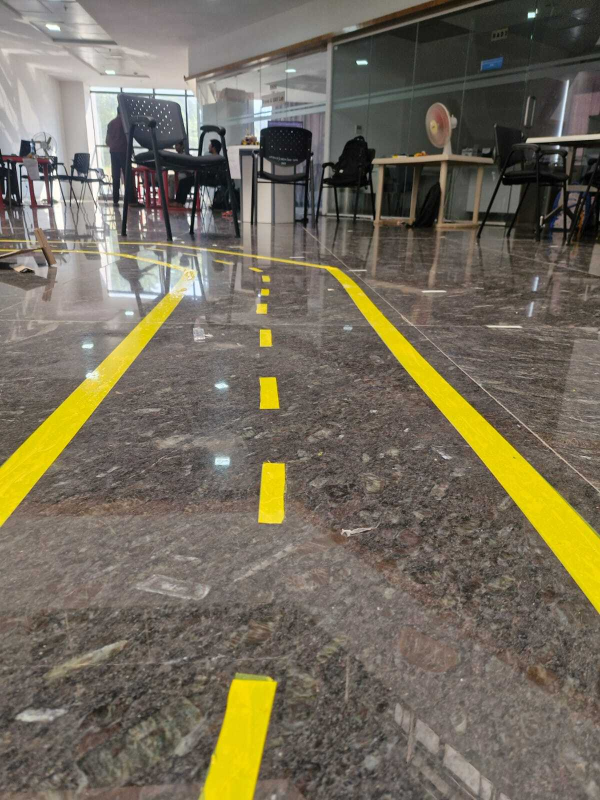
#> input picture sample.jpg, 1200 x 1600 px (shown at 1/2 size)
$ python lane1.py
#> lines starting #> are read from the running program, lines starting #| are printed output that depends on the picture; after the words box and inside, x2 and y2 are one past the last pixel; in counts of white or black regions, pixels touching at a corner belong together
#> further down, image is the input picture: shape (1600, 1200, 3); mean B, G, R 91.3, 108, 115.3
import cv2
import numpy as np
import matplotlib.pyplot as plt


def canny(image):
    gray = cv2.cvtColor(image, cv2.COLOR_RGB2GRAY)
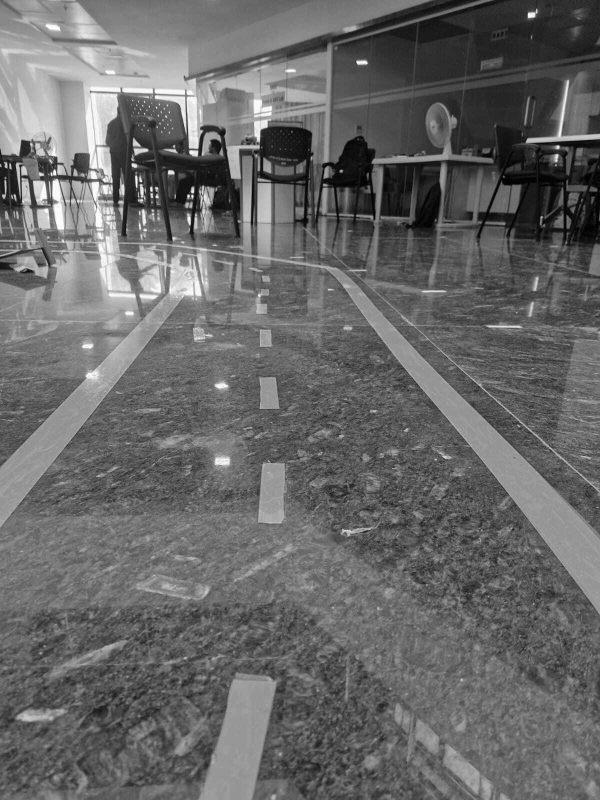
#> gray: shape (1600, 1200) (shown at 1/2 size); min 0, max 255, mean 103.8
    blur = cv2.GaussianBlur(gray, (5, 5), 0)
    plt.imshow(blur)
    canny = cv2.Canny(blur, 100, 320)
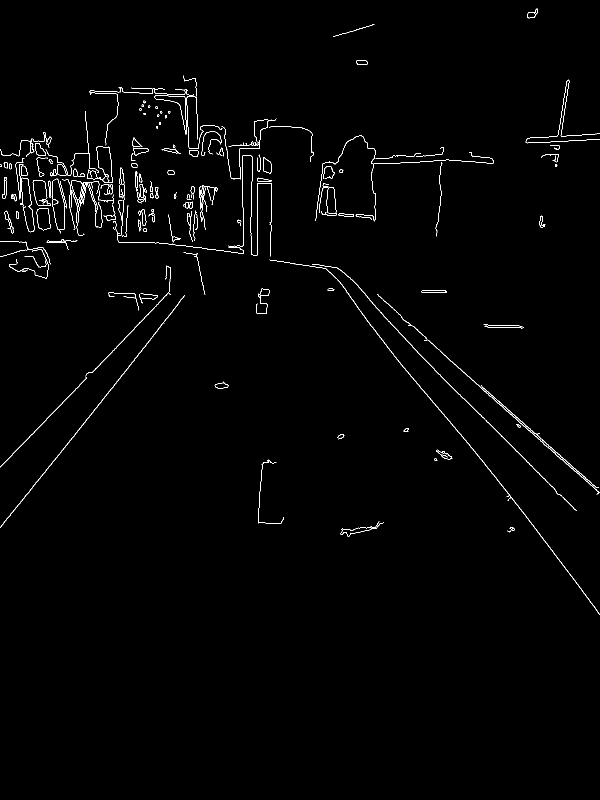
#> canny: shape (1600, 1200) (shown at 1/2 size); 1.1% white in thin lines or dots, all inside (x1, y1, x2, y2) = (0, 17, 1200, 1229)
    return canny


def region_of_interset(image):
    height, width = image.shape[0], image.shape[1]
#> height = 1600; width = 1200
    polygons = np.array([[(0, 600), (width, 600), (width, 1300), (0, 1300)]])
    mask = np.zeros_like(image)
    cv2.fillPoly(mask, polygons, 255)
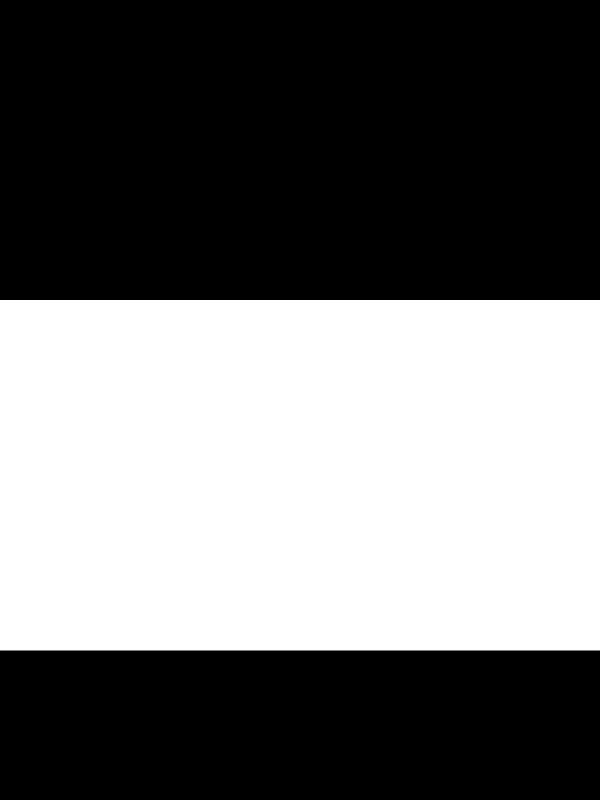
#> mask: shape (1600, 1200) (shown at 1/2 size); 43.8% white; 1 white region, box (x1, y1, x2, y2) and area: (0, 600, 1200, 1301) 841200
    masked_image = cv2.bitwise_and(image, mask)
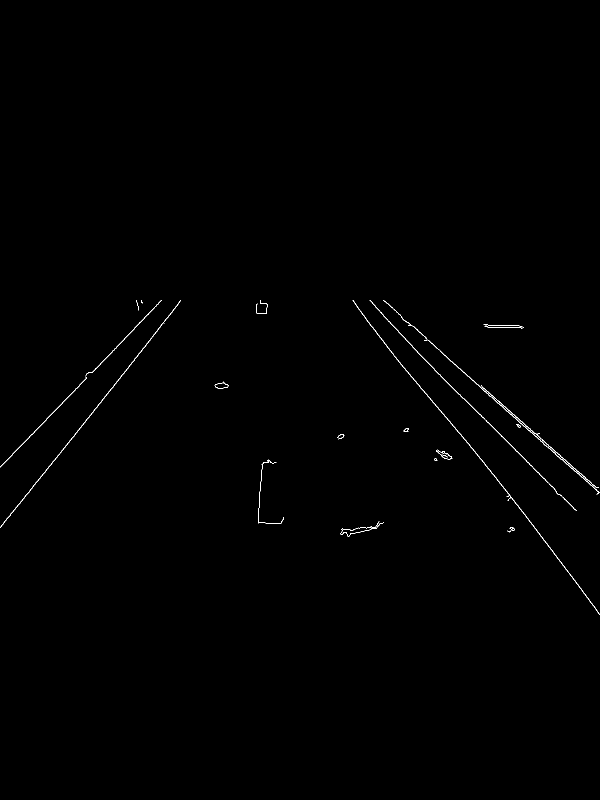
#> masked_image: shape (1600, 1200) (shown at 1/2 size); 0.3% white in thin lines or dots, all inside (x1, y1, x2, y2) = (0, 600, 1200, 1229)
    return masked_image


def hough_space(canny_image):
    lines = cv2.HoughLinesP(
        canny_image, 1, np.pi / 180, threshold=50, minLineLength=50, maxLineGap=150
    )
#> lines = 24 rows, first 6: [824, 693, 1152, 1021], [1, 934, 323, 600], [767, 600, 1196, 986], [1011, 979, 1199, 1228], [0, 1054, 226, 774], [834, 704, 1148, 1018]

    line_image = np.zeros_like(canny_image)
    if lines is not None:
        for line in lines:
            x1, y1, x2, y2 = line.reshape(4)
            cv2.line(line_image, (x1, y1), (x2, y2), (255, 255, 255), 5)
#> this loop made 24 passes
#> (x1, y1, x2, y2) on passes 1 to 12: (824, 693, 1152, 1021), (1, 934, 323, 600), (767, 600, 1196, 986), (1011, 979, 1199, 1228), (0, 1054, 226, 774), (834, 704, 1148, 1018), (768, 686, 971, 929), (788, 712, 1003, 969), (963, 771, 1148, 937), (200, 806, 361, 600), (1058, 860, 1195, 983), (965, 775, 1197, 984)
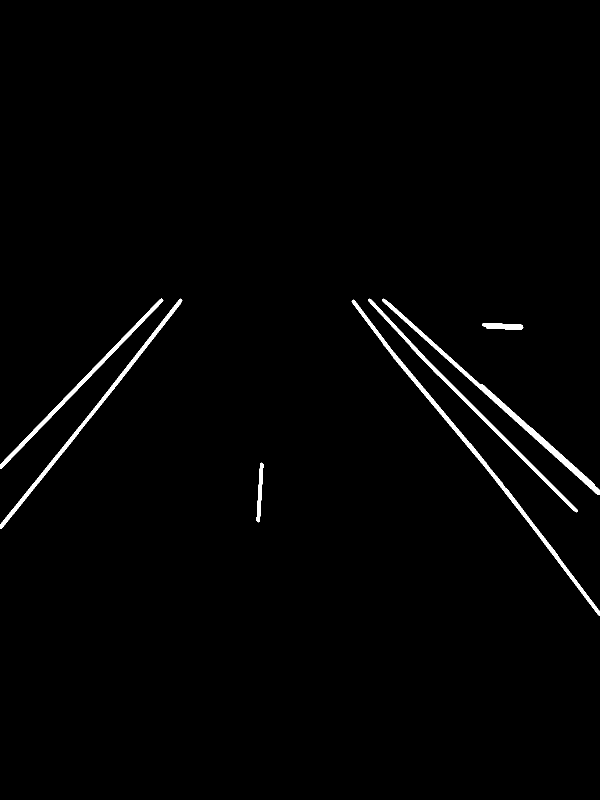
#> line_image: shape (1600, 1200) (shown at 1/2 size); 1.3% white; 7 white regions, largest, box (x1, y1, x2, y2) and area: (703, 599, 1200, 1232) 6086, (764, 597, 1200, 990) 5577, (0, 597, 365, 1058) 4386

    return line_image


image = cv2.imread("sample.jpg")
lane_image = np.copy(image)
canny = canny(lane_image)
cropped_image = region_of_interset(canny)
final_img = hough_space(cropped_image)
# imS = cv2.resize(cropped_image, (960, 540))  # Resize image

plt.imshow(final_img)
plt.show()

# [6 lines of commented-out code are left out]
